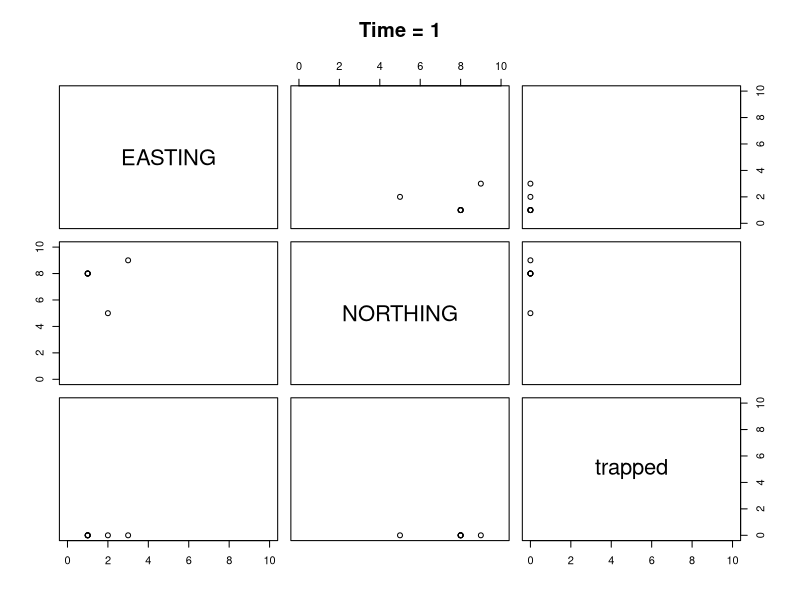
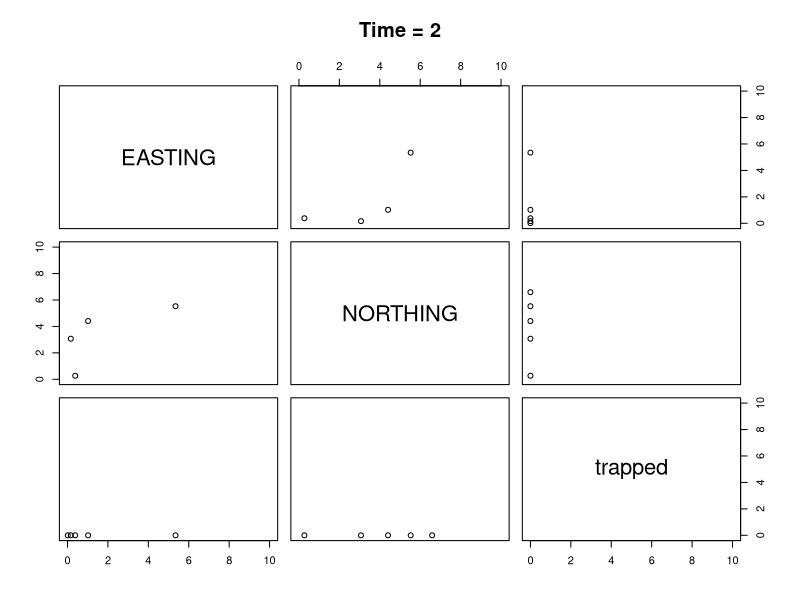
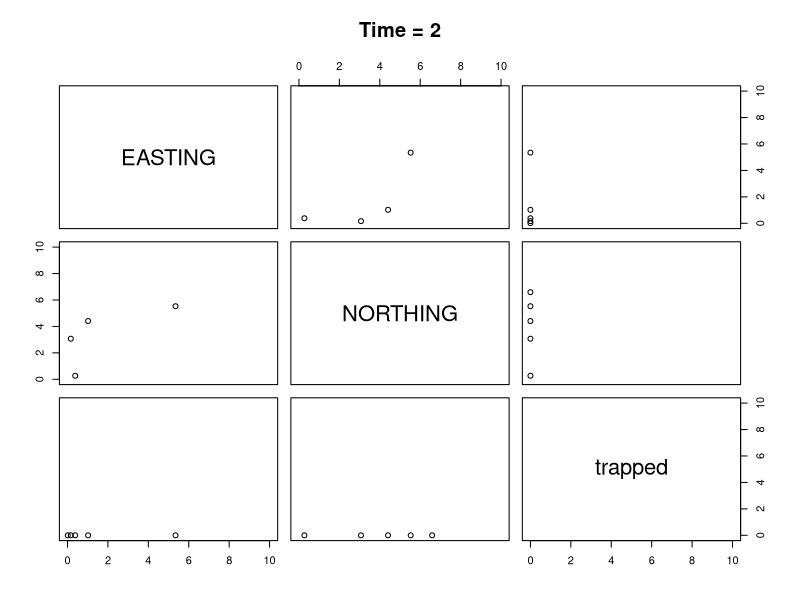
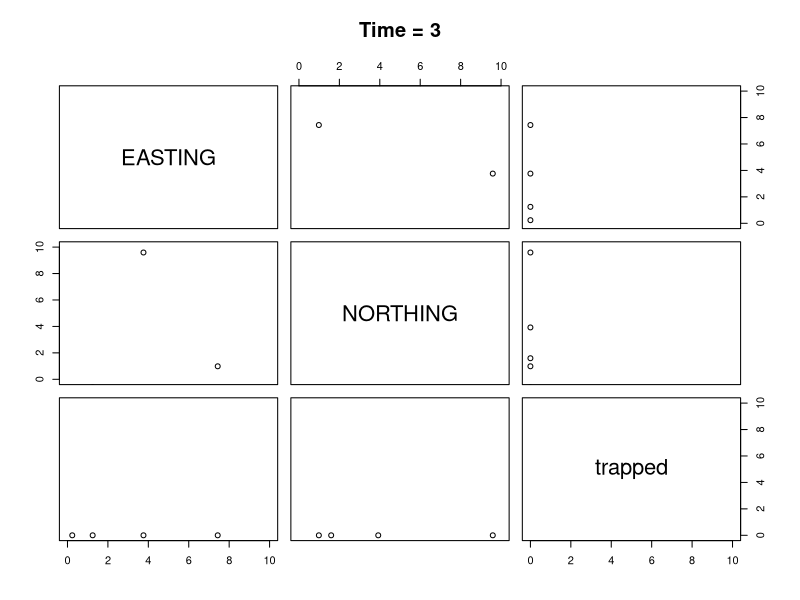
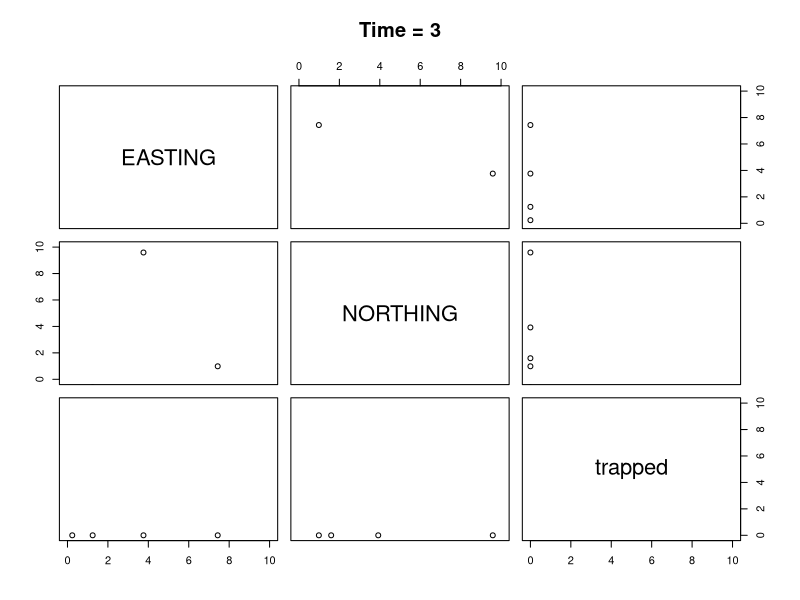
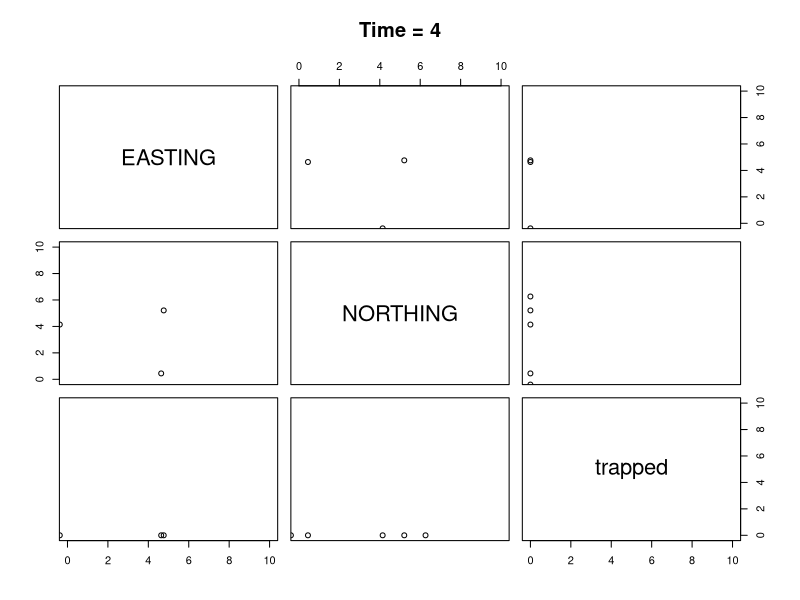
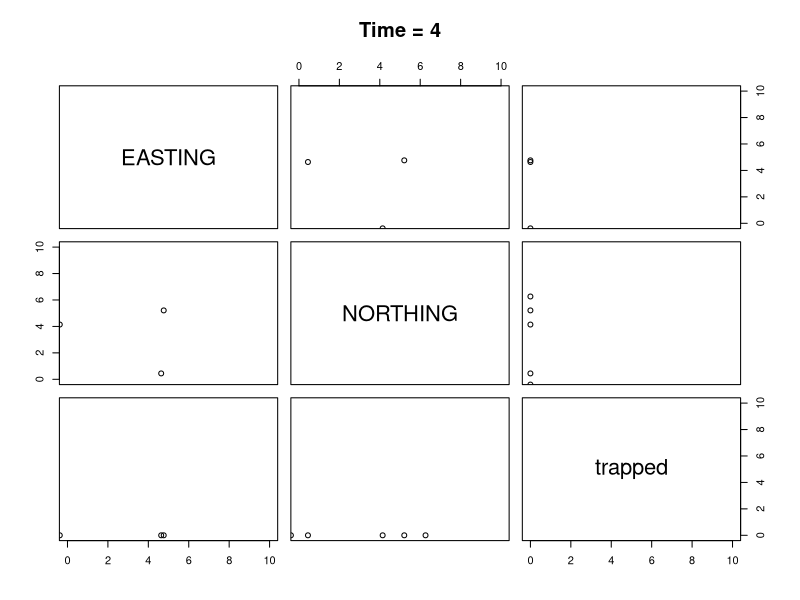
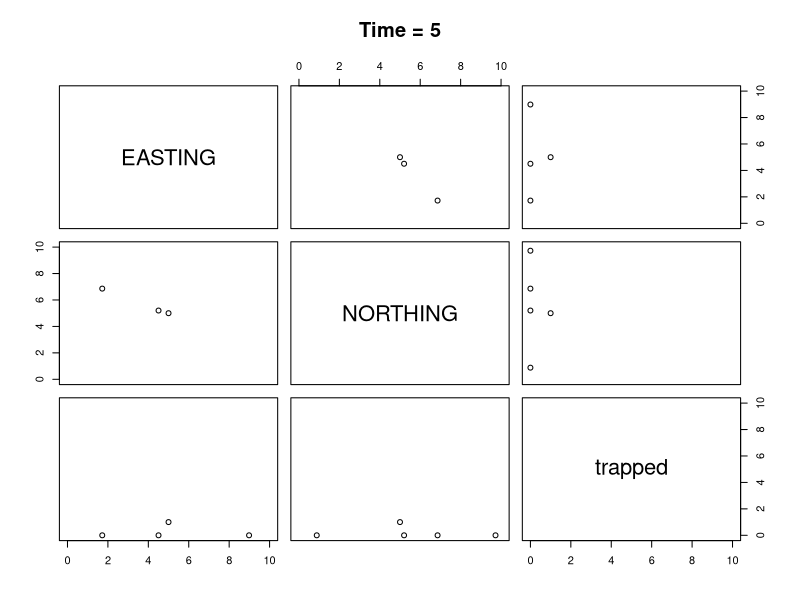

Write R code to recreate these figures, in order. (Note: this script raises an error after producing the figures.)
#updated Dec 18, 2020
library(ggplot2)
library(reshape2)
library(geosphere)

# A function to get the distance of each lobster from the trap
# By default the trap is at (5,5)
# The function needs the x and y coordinate of the lobster
# adding trap location makes it generic
distanceToTrapCalculator<- function(Lobster,trap = x(5,5)){
    xLobster = Lobster[1]
    yLobster = Lobster[2]
    xtrap = trap[1]
    ytrap = trap[2]
    distanceToTrap<- sqrt((xLobster - xtrap)^2 + (yLobster -ytrap)^2)
    return(distanceToTrap)
}

#when a lobster is outside the influence of bait, we need a function
#to randomly move the lobster for a fixed length = dStep 
# The function needs the current x and y coordinate of lobster + dStep (here 5)

randomMove<- function(xLobster, yLobster, dStep){
  
    randomAngle<- runif(n=1, min = 0, max=360) #selects a random angle of direction 
    xNew<- dStep * sin(randomAngle * pi / 180) + xLobster #moves dStep based on the angle
    yNew<- dStep * cos(randomAngle * pi / 180) + yLobster
    
    return( list(EASTING = xNew, NORTHING = yNew) )
}

# Another function is needed to  move the lobster for a fixed length = dStep toward the trap (+some randomness) 
#when it is within bait influence
# The function needs the current x and y coordinate of lobster + dStep + distance of the lobster from the bait 
#to determine if the condition for directionalMove is met
   
directionalMove<- function(xLobster, yLobster, dStep, distanceToTrap,
                           xtrap=5, ytrap=5,radius_of_influence=15,ZoI){

  thetaT = bearing(c(xLobster,yLobster),c(xtrap,ytrap))#calculates the angle to the trap
  
  # Calculating tethaR
    #ZoI is adjusted each time step for decay (shrinkage) of radius of influence (equation 3 in A)
    b = 1 + 0.9 * (distanceToTrap - ZoI) / radius_of_influence
    thetaR = -180:180
    P = 1/(180^b) * abs(thetaR) ^ b
    Prtheta_R = (1-P) / sum(1-P)
    theta_r = sample(thetaR,size = 1, prob=Prtheta_R)  
  
  
   tetha      <- thetaT + theta_r
  
  xNew   <- dStep * sin(tetha * pi / 180) + xLobster
  yNew   <- dStep * cos(tetha * pi / 180) + yLobster
  
  return( list(EASTING = xNew, NORTHING = yNew) )
  
}


#### initial coordinate of lobsters is simulated (written by Adam Cook)
rpoisD<-function (n, lambda,D=1) {
  if (D==1){
    rpois(n, lambda)
  }  else {
    sz = lambda^2/(D*lambda-lambda) #this puts the overdispersion in terms of lambda or the mean and gives you appropriate size for negbin
    rnbinom(n, size=sz, mu=lambda)
  }
}


dispersion <- function(x) {
          var(x) / mean(x)
}


#AMC need to make general if we have multiple traps, so need to id closest trap
distanceClosestTrap <- function(lob_loc, trap_loc){
      #trap_loc can be a matrix (n x 2)
      #lob_loc is an individual lobster
  ds = unlist(apply(trap_loc,1,distanceToTrapCalculator,lob_loc))
  dmin = which.min(ds)
  return(c(distance=ds[dmin], trapid =dmin))
}




#AMC 
catchability<- function(q0= 0.5,qmin=0, saturationThreshold=5, Ct=0 ){
   r = (log(0.01) - log(q0 - qmin))/- saturationThreshold
    qo = (q0-qmin) / exp(r*Ct) + qmin
   return(qo)
 }

#AMC Need to see if trap in path then lobster is caught
trapInPath = function(loc1, loc2, trap_loc,how_close=0.1){
  x = seq(loc1[1],loc2[1],length.out = 10)
  y = seq(loc1[2],loc2[2],length.out = 10)
  path = data.frame(EASTING=x, NORTHING=y)
  ds = unlist(apply(path,1,distanceToTrapCalculator,trap=trap_loc))
  if(any(ds<how_close)) {
    i= min(which(ds<how_close))
    path = c(path[i,1],path[i,2])
    trapped = 1
    } else {
     path = loc2
     trapped = 0
    }
  return(c(path, trapped))
}



# A function to get the coordinate at time t, update the coordinate, 
#and return the coordinate at time t + 1
updateGrid    = function(lobsterCoordinates,trapCoordinates, trapCatch, radius_of_influence=15, dstep = 5, currentZoI, how_close=0.1, q0=.5, qmin=0, saturationThreshold=5, trapSaturation=T){
  
  # Takes the argument lobsterCoordinates as the x and y coordinates and updates it accordingly
  numberOfLobsters <- nrow(lobsterCoordinates)
  xNew <- vector(mode = 'numeric', length = numberOfLobsters)
  yNew <- vector(mode = 'numeric', length = numberOfLobsters)
  trappedLobster<- vector(mode = 'numeric', length = numberOfLobsters)

  # Loops over each lobster and update their coordinate accordingly
  for( lobsterIndex in 1:numberOfLobsters ){
    
    xOld <- lobsterCoordinates[lobsterIndex,1]
    yOld <- lobsterCoordinates[lobsterIndex,2]
    trapped <- lobsterCoordinates[lobsterIndex,3]
    if(trapped==1){
      #repeats trap loc for a trapped lobster
      xNew[lobsterIndex] = xOld
      yNew[lobsterIndex] = yOld
      trappedLobster[lobsterIndex] = trapped
      next()
    }
    #AMC this needs to be made generic so that it is distance to closest trap
   # distanceToTrap <- distanceToTrapCalculator(Lobster = c(xOld, yOld),trap=c(xTrap, yTrap))
    distanceToTrap = distanceClosestTrap(lob_loc = c(xOld,yOld), trap_loc = trapCoordinates[,c(1,2)] )

    if( distanceToTrap[1] > radius_of_influence){
      temp <- randomMove(xLobster = xOld , yLobster = yOld , dStep = dstep)
      xNew[lobsterIndex] <- temp$EASTING
      yNew[lobsterIndex] <- temp$NORTHING
      trappedLobster[lobsterIndex] = 0
    }else{
      temp <- directionalMove(xLobster = xOld , yLobster = yOld , distanceToTrap = distanceToTrap[1], radius_of_influence = radius_of_influence, dStep = dstep, ZoI = currentZoI)
      xNew[lobsterIndex] <- temp$EASTING
      yNew[lobsterIndex] <- temp$NORTHING
      }

      #AMC now need to check if trap is within path of lobster to be caught, i.e. does the lobster actually interact with the trap along its path from p1 to p2
      trappedQ = trapInPath(loc1 = c(xOld,yOld), loc2 = c(xNew,yNew), trap_loc = trapCoordinates[distanceToTrap[2],],how_close=how_close)
      if(trappedQ[3]==1) {
        
        #this means the lobster is close enough to be trapped and we need to apply the catchability criteria
        #But we need to know how many lobsters in the trap at this time using the trapCatch vector (which should be indexed the same as the trapCoordinates)
        #catchability returns a prob or being caught in the trap given the current catch  
         if(trapSaturation) pC = catchability(q0= q0,qmin=qmin, saturationThreshold=saturationThreshold, Ct=trapCatch[distanceToTrap[2]] )
          if(!trapSaturation) pC = q0
          caught = rbinom(n=1,size=1,prob=pC)
          if(caught==1){
            trapCatch[distanceToTrap[2]] =trapCatch[distanceToTrap[2]]+1
            xNew[lobsterIndex] <- trapCoordinates[distanceToTrap[2],1] 
            yNew[lobsterIndex] <- trapCoordinates[distanceToTrap[2],2] 
            trappedLobster[lobsterIndex] = 1
            }
          } 
        }

  
  
  updatedGrid <- data.frame(EASTING = xNew, NORTHING = yNew, trapped = trappedLobster)
  return(list(updatedGrid, trapCatch))
  
}

#density per grid 100 grids
# each element in the vector represents the starting value in each grid

#One iteration 
initialGrid = rpoisD(n=100,lambda=.1, D = 3)
LobsterStart = data.frame(EASTING = rep(1:10,times=10), NORTHING = rep(1:10,each=10), Lobs = initialGrid)

LobsterStart <- subset(LobsterStart,Lobs>0)
replicateCoordinates <- function(d){ rep(d[1:2], d[3]) } #replicates coordinates for grids with more than 1 lobster
tt <- unlist( apply(X = LobsterStart, MARGIN = 1, FUN = replicateCoordinates) )
tt<- matrix(tt, ncol = 2, byrow = TRUE)
colnames(tt)<- c("EASTING","NORTHING")
initialxyCoordinate  = as.data.frame(tt)
initialxyCoordinate$trapped = 0 # this will update as a lobster gets caught and we don't need to update movements
coordinatesOverTime <- list()
coordinatesOverTime[[1]] <- initialxyCoordinate 
currentZoI<- 1
s =  0.993
ntraps = 1
trapCoordinates = data.frame(EASTING=5,NORTHING=5)
trapCatch = list()
trapCatch[[1]] = rep(0,length=ntraps)

for(t in 2:100){
  if(t>2) currentZoI<- currentZoI * s
  ko = updateGrid( lobsterCoordinates = coordinatesOverTime[[t-1]], trapCoordinates=trapCoordinates, trapCatch=trapCatch[[t-1]], currentZoI = currentZoI,saturationThreshold=5,how_close=1,dstep=5)
  coordinatesOverTime[[t]] <- ko[[1]]
  trapCatch[[t]] <- ko[[2]]
  par( mfrow=c(1,2) ) # create a plot with 1 row and 2 columns to show plots side by side
  plot( coordinatesOverTime[[t-1]], xlim = c(0,10), ylim = c(0,10), main = paste0('Time = ', t-1) )
  points(x = 5, y = 5, col = 'red')
  plot( coordinatesOverTime[[t]],   xlim = c(0,10), ylim = c(0,10), main = paste0('Time = ', t) )
  points(x = 5, y = 5, col = 'red')
  
}

#lobsters
outmove = do.call(rbind,coordinatesOverTime)
outmove$T = rep(0:99, each=nrow(tt))
outmove$I = rep(1:nrow(tt), times=100)

#traps
outtraps = as.data.frame(do.call(rbind, trapCatch))
outtraps$trapno = rep(ntraps,times=100) #if >1 trap this needs to be 1:ntraps

with(subset(outtraps, trapno==1),plot(1:100, V1, type='l',ylab='Catch', xlab='Time'))

#One lobster
  par( mfrow=c(2,2) ) # create a plot with 1 row and 2 columns to show plots side by side

with(subset(outmove, I==1),plot(EASTING, NORTHING, type='l'))
points(trapCoordinates, pch=16, col='red')
with(subset(outmove, I==1), text(x=EASTING[c(1,100)], y=NORTHING[c(1,100)], c('Start','End')))


with(subset(outmove, I==3),plot(EASTING, NORTHING, type='l'))
points(trapCoordinates, pch=16, col='red')
with(subset(outmove, I==3), text(x=EASTING[c(1,100)], y=NORTHING[c(1,100)], c('Start','End')))

with(subset(outmove, I==5),plot(EASTING, NORTHING, type='l'))
points(trapCoordinates, pch=16, col='red')
with(subset(outmove, I==5), text(x=EASTING[c(1,100)], y=NORTHING[c(1,100)], c('Start','End')))

with(subset(outmove, I==7),plot(EASTING, NORTHING, type='l'))
points(trapCoordinates, pch=16, col='red')
with(subset(outmove, I==7), text(x=EASTING[c(1,100)], y=NORTHING[c(1,100)], c('Start','End')))





SimulateLobsterMovement <- function(p=p,plot=F) {
with(p,{
outputs = list()
  

initialGrid = rpoisD(n=ngrids,lambda=initlambda, D = initD)
LobsterStart = data.frame(EASTING = rep(1:ncolgrids,times=nrowgrids), NORTHING = rep(1:nrowgrids,each=ncolgrids), Lobs = initialGrid)

LobsterStart <- subset(LobsterStart,Lobs>0)
if(nrow(LobsterStart)>0) {
replicateCoordinates <- function(d){ rep(d[1:2], d[3]) } #replicates coordinates for grids with more than 1 lobster
tt <- unlist( apply(X = LobsterStart, MARGIN = 1, FUN = replicateCoordinates) )
tt<- matrix(tt, ncol = 2, byrow = TRUE)
colnames(tt)<- c("EASTING","NORTHING")
initialxyCoordinate  = as.data.frame(tt)
initialxyCoordinate$trapped = 0 # this will update as a lobster gets caught and we don't need to update movements
coordinatesOverTime <- list()
coordinatesOverTime[[1]] <- initialxyCoordinate 
currentZoI<- currentZoIInit
s =  smult
ntraps = ntrapsstart
trapCoordinates = data.frame(EASTING=trapEastStart,NORTHING=trapNorthStart)
trapCatch = list()
trapCatch[[1]] = rep(0,length=ntraps)

for(t in 2:niter){
  if(t>2) currentZoI<- currentZoI * s
  ko = updateGrid( lobsterCoordinates = coordinatesOverTime[[t-1]], trapCoordinates=trapCoordinates, trapCatch=trapCatch[[t-1]], currentZoI = currentZoI,saturationThreshold=saturationThresholdStart,trapSaturation= trapSaturationStart, how_close=how_closeStart,dstep=dstepstart)
  coordinatesOverTime[[t]] <- ko[[1]]
  trapCatch[[t]] <- ko[[2]]
  if(plot){
  par( mfrow=c(1,2) ) # create a plot with 1 row and 2 columns to show plots side by side
  plot( coordinatesOverTime[[t-1]], xlim = c(0,10), ylim = c(0,10), main = paste0('Time = ', t-1) )
  points(x = 5, y = 5, col = 'red')
  plot( coordinatesOverTime[[t]],   xlim = c(0,10), ylim = c(0,10), main = paste0('Time = ', t) )
  points(x = 5, y = 5, col = 'red')
  }
}

#lobsters
outmove = do.call(rbind,coordinatesOverTime)
outmove$T = rep(0:(niter-1), each=nrow(tt))
outmove$I = rep(1:nrow(tt), times=niter)
#traps
outtraps = as.data.frame(do.call(rbind, trapCatch))
outputs$traps = outtraps
outputs$lobsters = outmove
return(outputs)
  }
outputs$traps = rep(0,times=ntrapsstart)
outputs$lobsters = data.frame(EASTING=0,NORTHING=0,trapped=0,T=0,I=0)
return(outputs)
})}


#Lets run Multiple iterations

#initalize a parameter file to pass info into the code and then put all into a function

p = list()
p$nrowgrids = 10
p$ncolgrids = 10
p$ngrids=p$nrowgrids * p$ncolgrids
p$initlambda=.1
p$initD = 3
p$smult = 0.993
p$currentZoIInit = 1

p$trapEastStart = c(5,3,4)
p$trapNorthStart = c(5,3,4)
p$ntrapsstart = length(p$trapEastStart)

p$saturationThresholdStart = 5
p$how_closeStart = 1
p$dstepstart = 5 

p$niter =100




#run the model
    a = SimulateLobsterMovement(p=p)

      plot(1:p$niter,a$traps[,1],xlab='Time',ylab='N Caught',ylim=c(0,15))

#lets change a parameter
  p$saturationThresholdStart=10

# rerun
    b = SimulateLobsterMovement(p=p)

    lines(1:p$niter,b$traps[,1])

#or just run it a bunch of times since the model is stochastic
p$saturationThresholdStart = 5
time.to.max=list()
max.catch = list()
  realizations = 50
    plot(1:p$niter,xlab='Time',ylab='N Caught',ylim=c(0,15),type='n')

          for(i in 1:realizations){
                  a = SimulateLobsterMovement(p=p)
                    for(j in 1:ncol(a$traps)){
                            lines(1:p$niter,a$traps[,j])
                    }
                time.to.max[[i]] = apply(a$traps,2, which.max)
                max.catch[[i]] = apply(a$traps,2,max)
                }
time.to.max = do.call(rbind,time.to.max)
max.catch = do.call(rbind,max.catch)

#calculating dispersion
    disp = apply(max.catch,1,dispersion)
    mean(disp)


#next trial changing saturation
p$saturationThresholdStart = 8
time.to.max8=c()
max.catch8 = c()
time.to.max8=list()
max.catch8 = list()
realizations = 50

plot(1:p$niter,xlab='Time',ylab='N Caught',ylim=c(0,15),type='n')

for(i in 1:realizations){
        a = SimulateLobsterMovement(p=p)
        for(j in 1:ncol(a$traps)){
          lines(1:p$niter,a$traps[,j])
        }
        time.to.max8[[i]] = apply(a$traps,2, which.max)
        max.catch8[[i]] = apply(a$traps,2,max)
}
time.to.max8 = do.call(rbind,time.to.max8)
max.catch8 = do.call(rbind,max.catch8)


#What impact does saturation have on mean catch and dispersion index

#base
p = list()
p$nrowgrids = 10
p$ncolgrids = 10
p$ngrids=p$nrowgrids * p$ncolgrids
p$initlambda=.1
p$initD = 3
p$smult = .97 #varying shrinkage factor
p$currentZoIInit = 1

p$trapEastStart = c(5,4,3)
p$trapNorthStart = c(5,4,3)
p$ntrapsstart = length(p$trapEastStart)

p$saturationThresholdStart = 5
p$how_closeStart = 1
p$dstepstart = 5 
p$trapSaturationStart = T
p$niter =100


# Densities
lambda = c(.06,.1,.2,.5,1,1.6)


realizations = 10
dispersionSaturation = c()
dispersionNoSaturation = c()
meanCatchWithSat = c()
meanCatchNoSat = c()

for(j in 1:length(lambda)){
  for (m in 1:length(p$smult)) {
    print(lambda[j])
    print(p$smult[m])
    max.catchSat = list()
    max.catchnoSat = list()
    p$initlambda = lambda[j]
    for(i in 1:realizations){
      print(paste(j,i,sep='-'))
      p$trapSaturationStart = T
      a = SimulateLobsterMovement(p=p)
      if(any(a$traps>0)) max.catchSat[[i]] = apply(a$traps,2,max)
      p$trapSaturationStart = F
      b = SimulateLobsterMovement(p=p)
      if(any(b$lobster>0))max.catchnoSat[[i]] = apply(b$traps,2,max)
    }
    max.catchSat = do.call(rbind,max.catchSat)
    max.catchnoSat = do.call(rbind,max.catchnoSat)
    
    if(p$ntrapsstart==1) meanSat = apply(max.catchSat,2,mean)
    if(p$ntrapsstart>1) meanSat = apply(max.catchSat,1,mean)
    meanCatchWithSat = c(meanCatchWithSat,mean(meanSat)  )
    
    if(p$ntrapsstart==1) meanNoSat = apply(max.catchnoSat,2,mean)
    if(p$ntrapsstart>1) meanNoSat = apply(max.catchnoSat,1,mean)
    meanCatchNoSat = c(meanCatchNoSat,mean(meanNoSat)  )
    
    if(p$ntrapsstart==1) dispSat = apply(max.catchSat,2,dispersion)
    if(p$ntrapsstart>1) dispSat = apply(max.catchSat,1,dispersion)
    dispersionSaturation = c(dispersionSaturation,mean(na.omit(dispSat))  )
    
    if(p$ntrapsstart==1) dispnoSat = apply(max.catchnoSat,2,dispersion)
    if(p$ntrapsstart>1) dispnoSat = apply(max.catchnoSat,1,dispersion)
    dispersionNoSaturation = c(dispersionNoSaturation, mean(na.omit(dispnoSat))  )
  }
}


#calculating dispersion & mean
    
plot(lambda,dispersionSaturation,ylim=c(0,26),type = 'b')
lines(lambda,dispersionNoSaturation,ylim=c(0,4),type = 'b',col='red')

###########################################################################################
########just shrinkage factor

p = list()
p$nrowgrids = 10
p$ncolgrids = 10
p$ngrids=p$nrowgrids * p$ncolgrids
p$initlambda=.1
p$initD = 3
p$smult = 0.993
p$currentZoIInit = 1

p$trapEastStart = c(5,2,7)
p$trapNorthStart = c(5,2,7)
p$ntrapsstart = length(p$trapEastStart)

p$saturationThresholdStart = 5
p$how_closeStart = .01
p$dstepstart = 5 
p$trapSaturationStart = T
      
p$niter =100


realizations = 200
dispersionSaturation = c()
meanCatchWithSat = c()
smult_start = seq(.9,1,by=.01)

for(j in 1:length(smult_start)){
    print(smult_start[j])
    max.catchSat = list()
    max.catchnoSat = list()
    p$smult = smult_start[j]
    for(i in 1:realizations){
      a = SimulateLobsterMovement(p=p)
      if(any(a$traps>0)) max.catchSat[[i]] = apply(a$traps,2,max)
      }
    max.catchSat = do.call(rbind,max.catchSat)
    
    if(p$ntrapsstart==1) meanSat = apply(max.catchSat,2,mean)
    if(p$ntrapsstart>1) meanSat = apply(max.catchSat,1,mean)
    meanCatchWithSat = c(meanCatchWithSat,mean(meanSat)  )
    
    if(p$ntrapsstart==1) dispSat = apply(max.catchSat,2,dispersion)
    if(p$ntrapsstart>1) dispSat = apply(max.catchSat,1,dispersion)
    dispersionSaturation = c(dispersionSaturation,mean(na.omit(dispSat))  )
  }
    
plot(smult_start,dispersionSaturation,ylim=c(0,2),type = 'b')

plot(smult_start,meanCatchWithSat,type = 'b')
